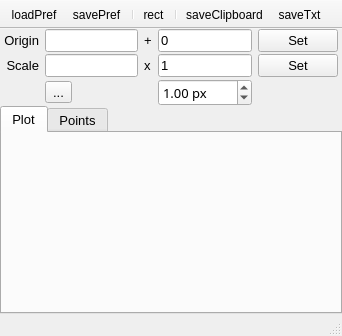
<?xml version="1.0" encoding="UTF-8"?>
<ui version="4.0">
 <class>FindPeaks</class>
 <widget class="QMainWindow" name="FindPeaks">
  <property name="geometry">
   <rect>
    <x>0</x>
    <y>0</y>
    <width>342</width>
    <height>336</height>
   </rect>
  </property>
  <property name="windowTitle">
   <string>MainWindow</string>
  </property>
  <property name="iconSize">
   <size>
    <width>20</width>
    <height>20</height>
   </size>
  </property>
  <property name="unifiedTitleAndToolBarOnMac">
   <bool>true</bool>
  </property>
  <widget class="QWidget" name="centralwidget">
   <layout class="QVBoxLayout" name="verticalLayout" stretch="0,0">
    <property name="spacing">
     <number>0</number>
    </property>
    <property name="leftMargin">
     <number>0</number>
    </property>
    <property name="topMargin">
     <number>0</number>
    </property>
    <property name="rightMargin">
     <number>0</number>
    </property>
    <property name="bottomMargin">
     <number>0</number>
    </property>
    <item>
     <widget class="QFrame" name="frame">
      <property name="font">
       <font>
        <pointsize>10</pointsize>
       </font>
      </property>
      <property name="frameShape">
       <enum>QFrame::NoFrame</enum>
      </property>
      <property name="frameShadow">
       <enum>QFrame::Raised</enum>
      </property>
      <layout class="QGridLayout" name="gridLayout_2" columnstretch="0,0,0,0,0">
       <property name="leftMargin">
        <number>4</number>
       </property>
       <property name="topMargin">
        <number>0</number>
       </property>
       <property name="rightMargin">
        <number>4</number>
       </property>
       <property name="bottomMargin">
        <number>0</number>
       </property>
       <property name="verticalSpacing">
        <number>2</number>
       </property>
       <item row="2" column="1">
        <widget class="QToolButton" name="direction">
         <property name="text">
          <string>...</string>
         </property>
         <property name="icon">
          <iconset resource="../../resources/icons/icons.qrc">
           <normaloff>:/icons/lineoutH.png</normaloff>
           <normalon>:/icons/lineoutV.png</normalon>:/icons/lineoutH.png</iconset>
         </property>
         <property name="checkable">
          <bool>true</bool>
         </property>
         <property name="neutrinoSave" stdset="0">
          <bool>true</bool>
         </property>
        </widget>
       </item>
       <item row="1" column="1">
        <widget class="QLineEdit" name="scale">
         <property name="font">
          <font>
           <pointsize>10</pointsize>
          </font>
         </property>
         <property name="readOnly">
          <bool>true</bool>
         </property>
        </widget>
       </item>
       <item row="2" column="3">
        <widget class="QDoubleSpinBox" name="param">
         <property name="font">
          <font>
           <family>Lucida Sans</family>
           <pointsize>10</pointsize>
          </font>
         </property>
         <property name="suffix">
          <string> px</string>
         </property>
         <property name="maximum">
          <double>1000.000000000000000</double>
         </property>
         <property name="value">
          <double>1.000000000000000</double>
         </property>
         <property name="neutrinoSave" stdset="0">
          <bool>true</bool>
         </property>
        </widget>
       </item>
       <item row="1" column="0">
        <widget class="QLabel" name="label_2">
         <property name="font">
          <font>
           <pointsize>10</pointsize>
          </font>
         </property>
         <property name="text">
          <string>Scale</string>
         </property>
         <property name="alignment">
          <set>Qt::AlignRight|Qt::AlignTrailing|Qt::AlignVCenter</set>
         </property>
        </widget>
       </item>
       <item row="0" column="0">
        <widget class="QLabel" name="label">
         <property name="font">
          <font>
           <pointsize>10</pointsize>
          </font>
         </property>
         <property name="text">
          <string>Origin</string>
         </property>
         <property name="alignment">
          <set>Qt::AlignRight|Qt::AlignTrailing|Qt::AlignVCenter</set>
         </property>
        </widget>
       </item>
       <item row="0" column="1">
        <widget class="QLineEdit" name="origin">
         <property name="font">
          <font>
           <pointsize>10</pointsize>
          </font>
         </property>
         <property name="readOnly">
          <bool>true</bool>
         </property>
        </widget>
       </item>
       <item row="0" column="4">
        <widget class="QPushButton" name="setOrigin">
         <property name="font">
          <font>
           <pointsize>10</pointsize>
          </font>
         </property>
         <property name="text">
          <string>Set</string>
         </property>
        </widget>
       </item>
       <item row="0" column="3">
        <widget class="QLineEdit" name="originOffset">
         <property name="font">
          <font>
           <pointsize>10</pointsize>
          </font>
         </property>
         <property name="text">
          <string>0</string>
         </property>
         <property name="neutrinoSave" stdset="0">
          <bool>true</bool>
         </property>
        </widget>
       </item>
       <item row="1" column="3">
        <widget class="QLineEdit" name="scaleOffset">
         <property name="font">
          <font>
           <pointsize>10</pointsize>
          </font>
         </property>
         <property name="text">
          <string>1</string>
         </property>
         <property name="neutrinoSave" stdset="0">
          <bool>true</bool>
         </property>
        </widget>
       </item>
       <item row="1" column="4">
        <widget class="QPushButton" name="setScale">
         <property name="font">
          <font>
           <pointsize>10</pointsize>
          </font>
         </property>
         <property name="text">
          <string>Set</string>
         </property>
        </widget>
       </item>
       <item row="0" column="2">
        <widget class="QLabel" name="label_3">
         <property name="text">
          <string>+</string>
         </property>
        </widget>
       </item>
       <item row="1" column="2">
        <widget class="QLabel" name="label_4">
         <property name="text">
          <string>x</string>
         </property>
        </widget>
       </item>
      </layout>
     </widget>
    </item>
    <item>
     <widget class="QTabWidget" name="tabWidget">
      <property name="font">
       <font>
        <pointsize>10</pointsize>
       </font>
      </property>
      <property name="currentIndex">
       <number>0</number>
      </property>
      <widget class="QWidget" name="tab_plot">
       <attribute name="title">
        <string>Plot</string>
       </attribute>
       <layout class="QGridLayout" name="gridLayout">
        <property name="leftMargin">
         <number>0</number>
        </property>
        <property name="topMargin">
         <number>4</number>
        </property>
        <property name="rightMargin">
         <number>0</number>
        </property>
        <property name="bottomMargin">
         <number>0</number>
        </property>
        <item row="0" column="0">
         <widget class="nCustomPlotMouseX" name="plot" native="true"/>
        </item>
       </layout>
      </widget>
      <widget class="QWidget" name="tab_points">
       <attribute name="title">
        <string>Points</string>
       </attribute>
       <layout class="QGridLayout" name="gridLayout_3">
        <property name="leftMargin">
         <number>0</number>
        </property>
        <property name="topMargin">
         <number>4</number>
        </property>
        <property name="rightMargin">
         <number>0</number>
        </property>
        <property name="bottomMargin">
         <number>0</number>
        </property>
        <item row="0" column="0">
         <widget class="QTableWidget" name="points">
          <property name="font">
           <font>
            <pointsize>10</pointsize>
           </font>
          </property>
          <property name="alternatingRowColors">
           <bool>true</bool>
          </property>
          <property name="selectionMode">
           <enum>QAbstractItemView::ContiguousSelection</enum>
          </property>
          <property name="selectionBehavior">
           <enum>QAbstractItemView::SelectRows</enum>
          </property>
          <attribute name="horizontalHeaderStretchLastSection">
           <bool>true</bool>
          </attribute>
          <column>
           <property name="text">
            <string>X</string>
           </property>
          </column>
          <column>
           <property name="text">
            <string>Y</string>
           </property>
          </column>
         </widget>
        </item>
       </layout>
      </widget>
     </widget>
    </item>
   </layout>
  </widget>
  <widget class="QToolBar" name="toolBar">
   <property name="windowTitle">
    <string>toolBar</string>
   </property>
   <property name="movable">
    <bool>false</bool>
   </property>
   <property name="floatable">
    <bool>false</bool>
   </property>
   <attribute name="toolBarArea">
    <enum>TopToolBarArea</enum>
   </attribute>
   <attribute name="toolBarBreak">
    <bool>false</bool>
   </attribute>
   <addaction name="actionLoadPref"/>
   <addaction name="actionSavePref"/>
   <addaction name="separator"/>
   <addaction name="actionRect"/>
   <addaction name="separator"/>
   <addaction name="actionClipboard"/>
   <addaction name="actionTxt"/>
  </widget>
  <widget class="QStatusBar" name="statusbar">
   <property name="font">
    <font>
     <pointsize>10</pointsize>
    </font>
   </property>
  </widget>
  <action name="actionLoadPref">
   <property name="icon">
    <iconset>
     <normaloff>:icons//loadPref.png</normaloff>:icons//loadPref.png</iconset>
   </property>
   <property name="text">
    <string>loadPref</string>
   </property>
   <property name="toolTip">
    <string>Load Preferences</string>
   </property>
  </action>
  <action name="actionSavePref">
   <property name="icon">
    <iconset>
     <normaloff>:icons//savePref.png</normaloff>:icons//savePref.png</iconset>
   </property>
   <property name="text">
    <string>savePref</string>
   </property>
   <property name="toolTip">
    <string>Save Preferences</string>
   </property>
  </action>
  <action name="actionClipboard">
   <property name="icon">
    <iconset>
     <normaloff>:icons//saveClipboard.png</normaloff>:icons//saveClipboard.png</iconset>
   </property>
   <property name="text">
    <string>saveClipboard</string>
   </property>
   <property name="toolTip">
    <string>Copy to Clipboard</string>
   </property>
  </action>
  <action name="actionTxt">
   <property name="icon">
    <iconset>
     <normaloff>:icons//saveTxt.png</normaloff>:icons//saveTxt.png</iconset>
   </property>
   <property name="text">
    <string>saveTxt</string>
   </property>
   <property name="toolTip">
    <string>Export TXT</string>
   </property>
  </action>
  <action name="actionRect">
   <property name="icon">
    <iconset>
     <normaloff>:icons//rect.png</normaloff>:icons//rect.png</iconset>
   </property>
   <property name="text">
    <string>rect</string>
   </property>
   <property name="toolTip">
    <string>Show Region</string>
   </property>
  </action>
 </widget>
 <customwidgets>
  <customwidget>
   <class>nCustomPlotMouseX</class>
   <extends>QWidget</extends>
   <header>nCustomPlots.h</header>
   <container>1</container>
  </customwidget>
 </customwidgets>
 <resources>
  <include location="../../resources/icons/icons.qrc"/>
 </resources>
 <connections/>
</ui>
